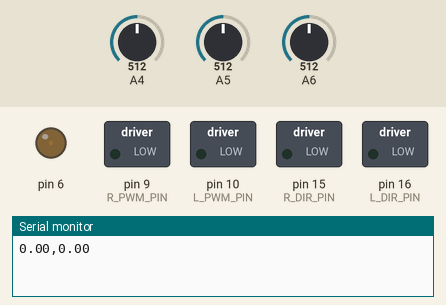
Simulated run of this sketch. Board: Arduino Mega 2560, built with avr-gcc and run on an emulated ATmega2560. On the bench: switched loads named in the sketch (green lamp = pin HIGH), output pins drawn as LEDs (lit = HIGH), the last lines printed to the serial monitor. The inputs (shaded band) are chosen by the test bench; at power-on: A4 = 512, A6 = 512, A5 = 512.

Above: at 9.3 s.
9.4 s: A4 set to 716
At 12.1 s:
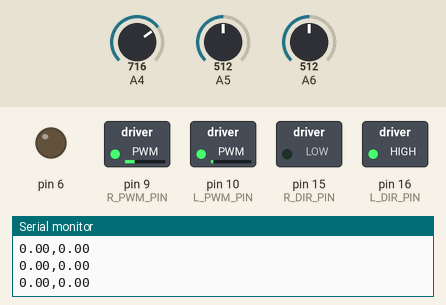
12.4 s: A6 set to 716
At 13.5 s:
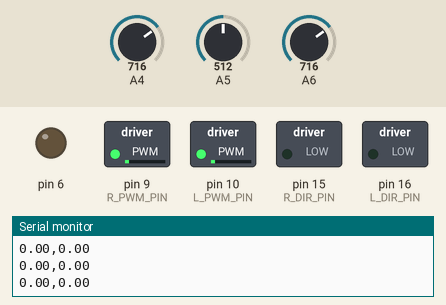
13.9 s: A6 set to 900
At 14.9 s:
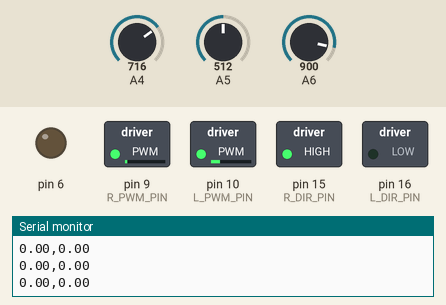
15.4 s: A4 set to 511
At 15.8 s:
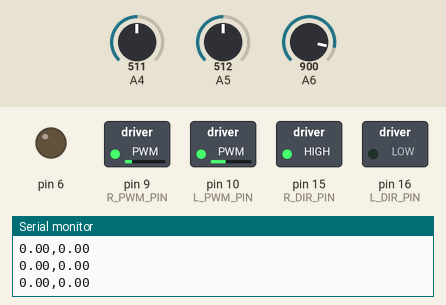
16.9 s: A4 set to 306
At 17.2 s:
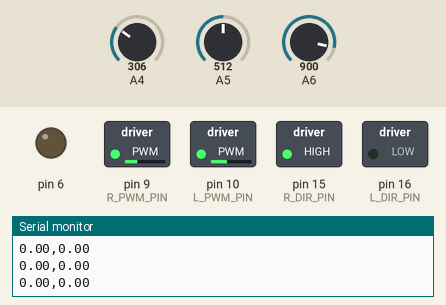
18.4 s: A6 set to 20
At 19.5 s:
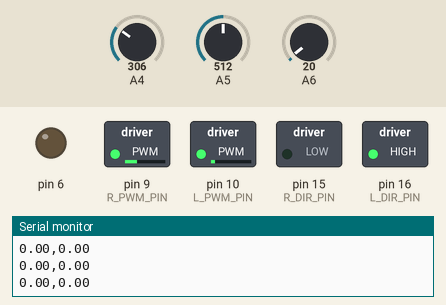
Timing chart, 0 to 20.9 s (numbered marks = the images above; inputs shaded):
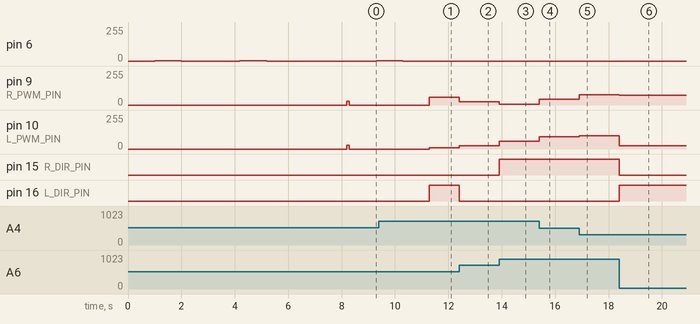

Measured:
- after the input at 9.4 s, pin 9 (R_PWM_PIN): 0/255 → 60/255 after 1.9 s; pin 10 (L_PWM_PIN): 0/255 → 10/255 after 1.9 s; pin 16 (L_DIR_PIN): LOW → HIGH after 1.9 s
- after the input at 12.4 s, pin 9 (R_PWM_PIN): 60/255 → 25/255 at once; pin 10 (L_PWM_PIN): 10/255 → 25/255 at once; pin 16 (L_DIR_PIN): HIGH → LOW at once
- after the input at 13.9 s, pin 9 (R_PWM_PIN): 25/255 → 7/255 at once; pin 10 (L_PWM_PIN): 25/255 → 57/255 at once; pin 15 (R_DIR_PIN): LOW → HIGH at once
- after the input at 15.4 s, pin 9 (R_PWM_PIN): 7/255 → 43/255 at once; pin 10 (L_PWM_PIN): 57/255 → 93/255 at once
- after the input at 16.9 s, pin 9 (R_PWM_PIN): 43/255 → 78/255 at once; pin 10 (L_PWM_PIN): 93/255 → 100/255 at once
- after the input at 18.4 s, pin 9 (R_PWM_PIN): 78/255 → 75/255 at once; pin 10 (L_PWM_PIN): 100/255 → 25/255 at once; pin 15 (R_DIR_PIN): HIGH → LOW at once; pin 16 (L_DIR_PIN): LOW → HIGH at once

The sketch:

RS_CW1_luqian_1819116.ino
```cpp
#include "motors.h"
#include "encoders.h"
#include "pid.h"
#include "line_sensors.h"

#define LOOP_DELAY 100
#define pi 3.14

//Pin definitions for motor
#define L_PWM_PIN 10
#define L_DIR_PIN 16
#define R_PWM_PIN 9
#define R_DIR_PIN 15
int speed_max = 100;
int state;
double last_count_e0 = 0;
double last_count_e1 = 0;
double distance_x;
double distance_y;
double theta_now;
double theta_demand;
double count_per_wheel_demand;
double distance_x_record = 0;
double distance_y_record = 0;
double theta_cal = 0;

float sensor_left;
float sensor_mid;
float sensor_right;

Motor leftMotor; //left motor
Motor rightMotor;

Line_Sensor line_sensor_left(20);
Line_Sensor line_sensor_mid(21);
Line_Sensor line_sensor_right(22);

float target_speed = 30; //Target encoder count/time_delta
float output_left = 0;
float output_right = 0;
float count_e0_record = 0;
float count_e1_record = 0;

#define BAUD_RATE = 9600;

void setupMotorPins()
{
  // Set our motor driver pins as outputs.
  pinMode(L_PWM_PIN, OUTPUT);
  pinMode(L_DIR_PIN, OUTPUT);
  pinMode(R_PWM_PIN, OUTPUT);
  pinMode(R_DIR_PIN, OUTPUT);

  // Set initial direction for l and r
  // Which of these is foward, or backward?
  digitalWrite(L_DIR_PIN, LOW);
  digitalWrite(R_DIR_PIN, LOW);
}

// put your setup code here, to run once:
void setup()
{

  //Assign motor pins and set direction

  // These two function set up the pin
  // change interrupts for the encoders.
  // If you want to know more, find them
  // at the end of this file.
  pinMode(6, OUTPUT);
  setupTimer3();

  setupEncoder0();
  setupEncoder1();
  state = 0;
  last_count_e0 = 0;
  last_count_e1 = 0;
  distance_x = 0;
  distance_y = 0;
  theta_now = 0;
  theta_demand = 0;

  leftMotor.setMaxSpeed(speed_max);
  leftMotor.setPins(L_PWM_PIN, L_DIR_PIN);
  leftMotor.setDebug(false);
  rightMotor.setMaxSpeed(speed_max);
  rightMotor.setPins(R_PWM_PIN, R_DIR_PIN);
  rightMotor.setDebug(false);

  delay(1000);
  play_tone(2, 1000);
  line_sensor_left.calibrate();
  line_sensor_mid.calibrate();
  line_sensor_right.calibrate();
  delay(1000);
  play_tone(2, 1000);
  delay(2000);

  // Initialise the Serial communication
  // so that we can inspect the values of
  // our encoder using the Monitor.
  Serial.begin(9600);

  //You may want to uncomment these lines to help with the tuning process
  //leftPose.set_show_response(true); // This will print the ratio of demand to measurement. When the system is at the target, this will be 1.
  //leftPose.setDebug(true); //  This will print lots of information  - best seen via the Serial monitor
}

void loop()
{

  sensor_left = line_sensor_left.read_calibrated();
  sensor_mid = line_sensor_mid.read_calibrated();
  sensor_right = line_sensor_right.read_calibrated();

  //  Serial.print(distance_x);
  //  Serial.print(",");
  //  Serial.print(distance_y);
  //  Serial.print(",");
  Serial.print(theta_now);
  Serial.print(",");
  Serial.println(theta_demand);

  switch (state)
  {

  case 0:
  {
    StraightLine();
    float sum_sensor = sensor_left + sensor_mid + sensor_right;
    if (sum_sensor > (800 - line_sensor_left.average - line_sensor_mid.average - line_sensor_right.average))
    {
      analogWrite(L_PWM_PIN, 0);
      analogWrite(R_PWM_PIN, 0);
      delay(1000);
      play_tone(2, 1000);
      state += 1;
    }
  }
  break;
  case 1:
  {

    linefollowing();
    if (sensor_mid < (500 - line_sensor_mid.average) && sensor_left < (400 - line_sensor_left.average) && sensor_right < (400 - line_sensor_right.average))
    {
      analogWrite(L_PWM_PIN, 0);
      analogWrite(R_PWM_PIN, 0);
      delay(1000);
      play_tone(2, 1000);
      theta_cal = atan(distance_y / distance_x);

      count_e0_record = count_e0;
      count_e1_record = count_e1;
      state += 1;
    }
  }
  break;
  case 2:
  {
    double coeff = 1.015;
    theta_demand = coeff * (pi + theta_cal);
    //  count_per_wheel_demand = (theta_error*coeff)/(2*pi)*2*pi*7.5*65.5/2;
    turn_direction();
    //      count_error = count_e0-count_e0_record-count_per_wheel_demand;
    double theta_error = theta_demand - theta_now;
    if (theta_error < (pi / 18000))
    {
      analogWrite(L_PWM_PIN, 0);
      analogWrite(R_PWM_PIN, 0);
      delay(1000);
      play_tone(2, 1000);
      count_e0_record = count_e0;
      count_e1_record = count_e1;
      distance_x_record = distance_x;
      distance_y_record = distance_y;
      state += 1;
    }
  }
  break;
  case 3:
  {
    back_StraightLine();

    if (distance_x < 75)
    {
      analogWrite(L_PWM_PIN, 0);
      analogWrite(R_PWM_PIN, 0);
      delay(1000);
      play_tone(2, 1000);
      state += 1;
    }
  }
  break;
  case 4:
  {
    analogWrite(L_PWM_PIN, 0);
    analogWrite(R_PWM_PIN, 0);
    delay(1000000);
    play_tone(2, 1000);
  }
  break;
  }
}
void setupTimer3()
{

  // disable global interrupts
  cli();

  // Reset timer3 to a blank condition.
  // TCCR = Timer/Counter Control Register
  TCCR3A = 0; // set entire TCCR3A register to 0
  TCCR3B = 0; // set entire TCCR3B register to 0

  // First, turn on CTC mode.  Timer3 will count up
  // and create an interrupt on a match to a value.
  // See table 14.4 in manual, it is mode 4.
  TCCR3B = TCCR3B | (1 << WGM32);

  // For a cpu clock precaler of 256:
  // Shift a 1 up to bit CS32 (clock select, timer 3, bit 2)
  // Table 14.5 in manual.
  TCCR3B = TCCR3B | (1 << CS32);

  // set compare match register to desired timer count.
  // CPU Clock  = 16000000 (16mhz).
  // Prescaler  = 256
  // Timer freq = 16000000/256 = 62500
  // We can think of this as timer3 counting up to 62500 in 1 second.
  // compare match value = 62500 / 2 (we desire 2hz).
  OCR3A = 625;

  // enable timer compare interrupt:
  TIMSK3 = TIMSK3 | (1 << OCIE3A);

  // enable global interrupts:
  sei();
}
void play_tone(int volume, int duration)
{
  analogWrite(6, volume);
  delay(duration);
  analogWrite(6, 0);
  delay(duration);
}
void StraightLine()
{
  float p_straightline = 0.5;
  float count_avr = (count_e0 + count_e1) / 2;
  float output_left = target_speed + p_straightline * (count_avr - count_e0);
  float output_right = target_speed + p_straightline * (count_avr - count_e1);
  leftMotor.setSpeed(output_left);
  rightMotor.setSpeed(output_right);

  delay(100);
}
void linefollowing()
{

  float p_sensor = 0.35; // 0.35 is ok

  float sensor_mean = (sensor_left + sensor_right) / 2;
  float sensor_left_diff = p_sensor * (sensor_mean - sensor_left);
  float sensor_right_diff = p_sensor * (sensor_mean - sensor_right);

  output_left = target_speed + sensor_left_diff - 5;
  output_right = target_speed + sensor_right_diff - 5;
  leftMotor.setSpeed(output_left);
  rightMotor.setSpeed(output_right);

  //Serial.print(output_left);
  //Serial.print(",");
  //  Serial.println(output_right);
  delay(10);
}
//double location_now()
//{
//  theta_now = (count_e1-count_e0)/2/8*pi/180;
//
//  distance_x += ((count_e0 - last_count_e0)+(count_e1 - last_count_e1))/2*cos(theta_now);
//  distance_y += ((count_e0 - last_count_e0)+(count_e1 - last_count_e1))/2*sin(theta_now);
//
//
//  last_count_e0 = count_e0;
//  last_count_e1 = count_e1;
////  Serial.print(distance_x);
////  Serial.print(",");
////  Serial.println(distance_y);
//  delay(10);
//
//}
ISR(TIMER3_COMPA_vect)
{

  theta_now = (count_e1 - count_e0) / (2 * 65.5 * 7.3);
  distance_x += ((count_e0 - last_count_e0) + (count_e1 - last_count_e1)) / 2 * cos(theta_now);
  distance_y += ((count_e0 - last_count_e0) + (count_e1 - last_count_e1)) / 2 * sin(theta_now);

  last_count_e0 = count_e0;
  last_count_e1 = count_e1;
}
void turn_direction()
{

  output_left = -target_speed;
  output_right = target_speed;
  leftMotor.setSpeed(output_left);
  rightMotor.setSpeed(output_right);
}
void back_StraightLine()
{
  float p_back_straightline = 3;
  float output_left = target_speed - p_back_straightline / pi * 180 * (theta_demand - theta_now);
  float output_right = target_speed + p_back_straightline / pi * 180 * (theta_demand - theta_now);
  //  float count_avr = (count_e0+count_e1-count_e0_record-count_e1_record)/2;
  //    float output_left = target_speed + p_back_straightline*(count_avr-(count_e0-count_e0_record));
  //  float output_right = target_speed + p_back_straightline*(count_avr-(count_e1-count_e1_record));
  leftMotor.setSpeed(output_left);
  rightMotor.setSpeed(output_right);

  delay(100);
}
```

encoders.h
```cpp
// These #defines act like a find-and-replace
// in your code, and make your code more readable.

#define E1_A_PIN  7
#define E1_B_PIN  23
#define E0_A_PIN  26
//E0_B_Pin is defined seperately later

// Volatile Global variables used by Encoder ISR.
volatile long count_e1; // used by encoder to count the rotation
volatile bool oldE1_A;  // used by encoder to remember prior state of A
volatile bool oldE1_B;  // used by encoder to remember prior state of B

volatile long count_e0; // used by encoder to count the rotation
volatile bool oldE0_A;  // used by encoder to remember prior state of A
volatile bool oldE0_B;  // used by encoder to remember prior state of B


// This ISR handles just Encoder 1
// ISR to read the Encoder1 Channel A and B pins
// and then look up based on  transition what kind of
// rotation must have occured.
ISR( INT6_vect ) {
  // First, Read in the new state of the encoder pins.
  // Standard pins, so standard read functions.
  boolean newE1_B = digitalRead( E1_B_PIN );
  boolean newE1_A = digitalRead( E1_A_PIN );

  // Some clever electronics combines the
  // signals and this XOR restores the
  // true value.
  newE1_A ^= newE1_B;

  // Create a bitwise representation of our states
  // We do this by shifting the boolean value up by
  // the appropriate number of bits, as per our table
  // header:
  //
  // State :  (bit3)  (bit2)  (bit1)  (bit0)
  // State :  New A,  New B,  Old A,  Old B.
  byte state = 0;
  state = state | ( newE1_A  << 3 );
  state = state | ( newE1_B  << 2 );
  state = state | ( oldE1_A  << 1 );
  state = state | ( oldE1_B  << 0 );


  // This is an inefficient way of determining
  // the direction.  However it illustrates well
  // against the lecture slides.
  switch( state ) {
    case 0:              break; // No movement.
    case 1:  count_e1--; break;  // clockwise?
    case 2:  count_e1++; break;  // anti-clockwise?
    case 3:              break;  // Invalid
    case 4:  count_e1++;  break;  // anti-clockwise?
    case 5:    break;  // No movement.
    case 6:    break;  // Invalid
    case 7:  count_e1--;  break;  // clockwise?
    case 8:  count_e1--;  break;  // clockwise?
    case 9:    break;  // Invalid
    case 10:   break;  // No movement.
    case 11: count_e1++;  break;  // anti-clockwise?
    case 12:   break;  // Invalid
    case 13: count_e1++;  break;  // anti-clockwise?
    case 14: count_e1--;  break;  // clockwise?
    case 15:   break;  // No movement.
  }

  // Save current state as old state for next call.
  oldE1_A = newE1_A;
  oldE1_B = newE1_B;

}


// This ISR handles just Encoder 0
// ISR to read the Encoder0 Channel A and B pins
// and then look up based on  transition what kind of
// rotation must have occured.
ISR( PCINT0_vect ) {

  // First, Read in the new state of the encoder pins.

  // Mask for a specific pin from the port.
  // Non-standard pin, so we access the register
  // directly.
  // Reading just PINE would give us a number
  // composed of all 8 bits.  We want only bit 2.
  // B00000100 masks out all but bit 2
  boolean newE0_B = PINE & (1<<PINE2);
  //boolean newE0_B = PINE & B00000100;  // Does same as above.

  // Standard read fro the other pin.
  boolean newE0_A = digitalRead( E0_A_PIN ); // 26 the same as A8

  // Some clever electronics combines the
  // signals and this XOR restores the
  // true value.
  newE0_A ^= newE0_B;


  // Create a bitwise representation of our states
  // We do this by shifting the boolean value up by
  // the appropriate number of bits, as per our table
  // header:
  //
  // State :  (bit3)  (bit2)  (bit1)  (bit0)
  // State :  New A,  New B,  Old A,  Old B.
  byte state = 0;
  state = state | ( newE0_A  << 3 );
  state = state | ( newE0_B  << 2 );
  state = state | ( oldE0_A  << 1 );
  state = state | ( oldE0_B  << 0 );

  // This is an inefficient way of determining
  // the direction.  However it illustrates well
  // against the lecture slides.
  switch( state ) {
    case 0:              break; // No movement.
    case 1:  count_e0--; break;  // clockwise?
    case 2:  count_e0++; break;  // anti-clockwise?
    case 3:              break;  // Invalid
    case 4:  count_e0++;  break;  // anti-clockwise?
    case 5:    break;  // No movement.
    case 6:    break;  // Invalid
    case 7:  count_e0--;  break;  // clockwise?
    case 8:  count_e0--;  break;  // clockwise?
    case 9:    break;  // Invalid
    case 10:   break;  // No movement.
    case 11: count_e0++;  break;  // anti-clockwise?
    case 12:   break;  // Invalid
    case 13: count_e0++;  break;  // anti-clockwise?
    case 14: count_e0--;  break;  // clockwise?
    case 15:   break;  // No movement.
  }

  // Save current state as old state for next call.
  oldE0_A = newE0_A;
  oldE0_B = newE0_B;
}


/*
   This setup routine enables interrupts for
   encoder1.  The interrupt is automatically
   triggered when one of the encoder pin changes.
   This is really convenient!  It means we don't
   have to check the encoder manually.
*/
void setupEncoder1() {

  // Initialise our count value to 0.
  count_e1 = 0;

  // Initialise the prior A & B signals
  // to zero, we don't know what they were.
  oldE1_A = 0;
  oldE1_B = 0;

  // Setup pins for encoder 1
  pinMode( E1_A_PIN, INPUT );
  pinMode( E1_B_PIN, INPUT );

  // Now to set up PE6 as an external interupt (INT6), which means it can
  // have its own dedicated ISR vector INT6_vector

  // Page 90, 11.1.3 External Interrupt Mask Register – EIMSK
  // Disable external interrupts for INT6 first
  // Set INT6 bit low, preserve other bits
  EIMSK = EIMSK & ~(1<<INT6);
  //EIMSK = EIMSK & B1011111; // Same as above.

  // Page 89, 11.1.2 External Interrupt Control Register B – EICRB
  // Used to set up INT6 interrupt
  EICRB |= ( 1 << ISC60 );  // using header file names, push 1 to bit ISC60
  //EICRB |= B00010000; // does same as above

  // Page 90, 11.1.4 External Interrupt Flag Register – EIFR
  // Setting a 1 in bit 6 (INTF6) clears the interrupt flag.
  EIFR |= ( 1 << INTF6 );
  //EIFR |= B01000000;  // same as above

  // Now that we have set INT6 interrupt up, we can enable
  // the interrupt to happen
  // Page 90, 11.1.3 External Interrupt Mask Register – EIMSK
  // Disable external interrupts for INT6 first
  // Set INT6 bit high, preserve other bits
  EIMSK |= ( 1 << INT6 );
  //EIMSK |= B01000000; // Same as above

}

void setupEncoder0() {

    // Initialise our count value to 0.
    count_e0 = 0;

    // Initialise the prior A & B signals
    // to zero, we don't know what they were.
    oldE0_A = 0;
    oldE0_B = 0;

    // Setting up E0_PIN_B:
    // The Romi board uses the pin PE2 (port E, pin 2) which is
    // very unconventional.  It doesn't have a standard
    // arduino alias (like d6, or a5, for example).
    // We set it up here with direct register access
    // Writing a 0 to a DDR sets as input
    // DDRE = Data Direction Register (Port)E
    // We want pin PE2, which means bit 2 (counting from 0)
    // PE Register bits [ 7  6  5  4  3  2  1  0 ]
    // Binary mask      [ 1  1  1  1  1  0  1  1 ]
    //
    // By performing an & here, the 0 sets low, all 1's preserve
    // any previous state.
    DDRE = DDRE & ~(1<<DDE6);
    //DDRE = DDRE & B11111011; // Same as above.

    // We need to enable the pull up resistor for the pin
    // To do this, once a pin is set to input (as above)
    // You write a 1 to the bit in the output register
    PORTE = PORTE | (1<< PORTE2 );
    //PORTE = PORTE | 0B00000100;

    // Encoder0 uses conventional pin 26
    pinMode( E0_A_PIN, INPUT );
    digitalWrite( E0_A_PIN, HIGH ); // Encoder 0 xor

    // Enable pin-change interrupt on A8 (PB4) for encoder0, and disable other
    // pin-change interrupts.
    // Note, this register will normally create an interrupt a change to any pins
    // on the port, but we use PCMSK0 to set it only for PCINT4 which is A8 (PB4)
    // When we set these registers, the compiler will now look for a routine called
    // ISR( PCINT0_vect ) when it detects a change on the pin.  PCINT0 seems like a
    // mismatch to PCINT4, however there is only the one vector servicing a change
    // to all PCINT0->7 pins.
    // See Manual 11.1.5 Pin Change Interrupt Control Register - PCICR

    // Page 91, 11.1.5, Pin Change Interrupt Control Register
    // Disable interrupt first
    PCICR = PCICR & ~( 1 << PCIE0 );
    // PCICR &= B11111110;  // Same as above

    // 11.1.7 Pin Change Mask Register 0 – PCMSK0
    PCMSK0 |= (1 << PCINT4);

    // Page 91, 11.1.6 Pin Change Interrupt Flag Register – PCIFR
    PCIFR |= (1 << PCIF0);  // Clear its interrupt flag by writing a 1.

    // Enable
    PCICR |= (1 << PCIE0);
}
```

line_sensors.h
```cpp
#ifndef _Line_follow_h
#define _Line_follow_h

//Number of readings to take for calibration
//const int NUM_CALIBRATIONS = ????;

/*
 *  Class to represent a single line sensor
 */
class Line_Sensor
{
  public:
    //Constructor
    Line_Sensor(int pin);
    //Calibrate
    void calibrate();
    //Return the uncalibrated value from the sensor
    int read_raw();
    //Return the calibrated value from the sensor
    int read_calibrated();
    float average = 0;

  private:

    int pin;
    float sensor_now;
    float sum = 0;

    float min_value = 0;
    float max_value = 1000;
    float read_standard;
    /*
     * Add any variables needed for calibration here
     */

};

Line_Sensor::Line_Sensor(int Line_pin)
{
  pin = Line_pin;
  pinMode(pin, INPUT);
}

int Line_Sensor::read_raw()
{
  return analogRead(pin);
}

void Line_Sensor::calibrate()
{
  /*
   * Write code to calibrate your sensor here
   */
   for(int i=0;i<500;i+=1)
   {
    sensor_now = analogRead(pin);
    sum += sensor_now;
   }
   average = sum/500;
   sum = 0;
}

int Line_Sensor::read_calibrated()
{
  /*
   * Write code to return a calibrated reading here
   */
   read_standard = analogRead(pin)-average;
   return read_standard;
}


#endif
```

Source omitted: motors.h (1420 bytes), pid.h (6755 bytes)
